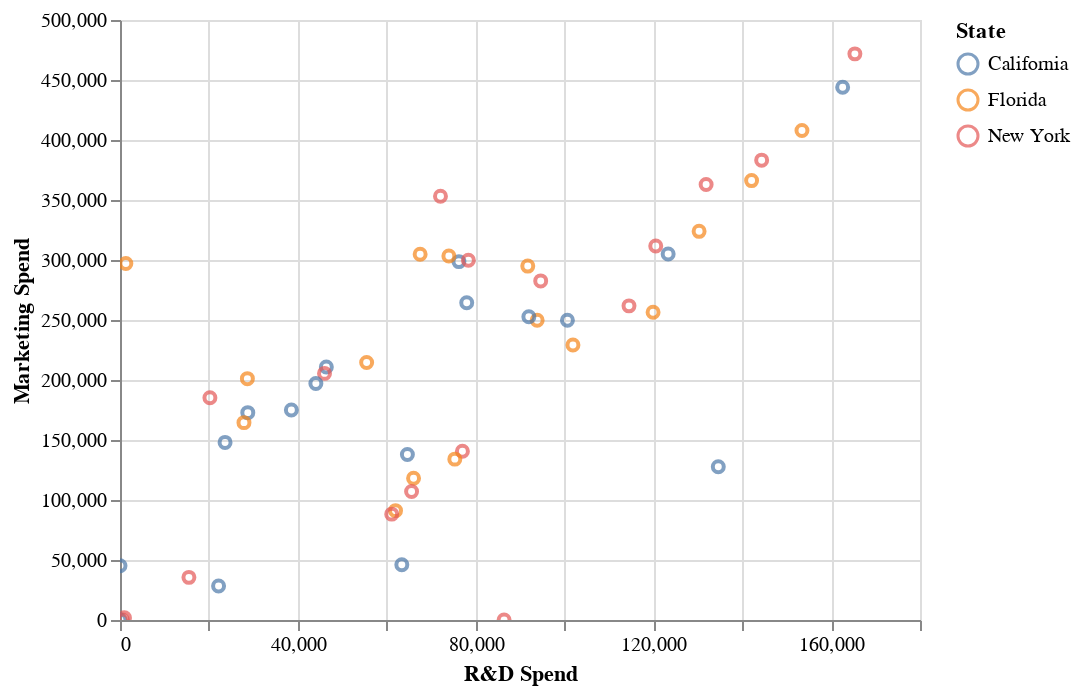

The notebook cell this image was saved under:
### Code cell
# plot the dataset with altair library (interactive), referencing dataframe column names (change column names to explore)
import altair as alt
alt.Chart(dataset).mark_point().encode(
  x='R&D Spend',
  y='Marketing Spend',
  color='State'
  ).interactive()

### Figure 1 — Vega-Lite specification as saved in the notebook (floating-point values rounded to 4 significant figures)
{"config": {"view": {"continuousWidth": 400, "continuousHeight": 300}}, "data": {"name": "data-672d59ba827f1ef530d822dfe2efbe6d"}, "mark": "point", "encoding": {"color": {"field": "State", "type": "nominal"}, "x": {"field": "R&D Spend", "type": "quantitative"}, "y": {"field": "Marketing Spend", "type": "quantitative"}}, "selection": {"selector001": {"type": "interval", "bind": "scales", "encodings": ["x", "y"]}}, "$schema": "https://vega.github.io/schema/vega-lite/v4.17.0.json", "datasets": {"data-672d59ba827f1ef530d822dfe2efbe6d": [{"R&D Spend": 165300.0, "Administration": 136900.0, "Marketing Spend": 471800.0, "State": "New York", "Profit": 192300.0}, {"R&D Spend": 162600.0, "Administration": 151400.0, "Marketing Spend": 443900.0, "State": "California", "Profit": 191800.0}, {"R&D Spend": 153400.0, "Administration": 101100.0, "Marketing Spend": 407900.0, "State": "Florida", "Profit": 191100.0}, {"R&D Spend": 144400.0, "Administration": 118700.0, "Marketing Spend": 383200.0, "State": "New York", "Profit": 182900.0}, {"R&D Spend": 142100.0, "Administration": 91390.0, "Marketing Spend": 366200.0, "State": "Florida", "Profit": 166200.0}, {"R&D Spend": 131900.0, "Administration": 99810.0, "Marketing Spend": 362900.0, "State": "New York", "Profit": 157000.0}, {"R&D Spend": 134600.0, "Administration": 147200.0, "Marketing Spend": 127700.0, "State": "California", "Profit": 156100.0}, {"R&D Spend": 130300.0, "Administration": 145500.0, "Marketing Spend": 323900.0, "State": "Florida", "Profit": 155800.0}, {"R&D Spend": 120500.0, "Administration": 148700.0, "Marketing Spend": 311600.0, "State": "New York", "Profit": 152200.0}, {"R&D Spend": 123300.0, "Administration": 108700.0, "Marketing Spend": 305000.0, "State": "California", "Profit": 149800.0}, {"R&D Spend": 101900.0, "Administration": 110600.0, "Marketing Spend": 229200.0, "State": "Florida", "Profit": 146100.0}, {"R&D Spend": 100700.0, "Administration": 91790.0, "Marketing Spend": 249700.0, "State": "California", "Profit": 144300.0}, {"R&D Spend": 93860.0, "Administration": 127300.0, "Marketing Spend": 249800.0, "State": "Florida", "Profit": 141600.0}, {"R&D Spend": 91990.0, "Administration": 135500.0, "Marketing Spend": 252700.0, "State": "California", "Profit": 134300.0}, {"R&D Spend": 119900.0, "Administration": 156500.0, "Marketing Spend": 256500.0, "State": "Florida", "Profit": 132600.0}, {"R&D Spend": 114500.0, "Administration": 122600.0, "Marketing Spend": 261800.0, "State": "New York", "Profit": 129900.0}, {"R&D Spend": 78010.0, "Administration": 121600.0, "Marketing Spend": 264300.0, "State": "California", "Profit": 127000.0}, {"R&D Spend": 94660.0, "Administration": 145100.0, "Marketing Spend": 282600.0, "State": "New York", "Profit": 125400.0}, {"R&D Spend": 91750.0, "Administration": 114200.0, "Marketing Spend": 294900.0, "State": "Florida", "Profit": 124300.0}, {"R&D Spend": 86420.0, "Administration": 153500.0, "Marketing Spend": 0.0, "State": "New York", "Profit": 122800.0}, {"R&D Spend": 76250.0, "Administration": 113900.0, "Marketing Spend": 298700.0, "State": "California", "Profit": 118500.0}, {"R&D Spend": 78390.0, "Administration": 153800.0, "Marketing Spend": 299700.0, "State": "New York", "Profit": 111300.0}, {"R&D Spend": 73990.0, "Administration": 122800.0, "Marketing Spend": 303300.0, "State": "Florida", "Profit": 110400.0}, {"R&D Spend": 67530.0, "Administration": 105800.0, "Marketing Spend": 304800.0, "State": "Florida", "Profit": 108700.0}, {"R&D Spend": 77040.0, "Administration": 99280.0, "Marketing Spend": 140600.0, "State": "New York", "Profit": 108600.0}, {"R&D Spend": 64660.0, "Administration": 139600.0, "Marketing Spend": 138000.0, "State": "California", "Profit": 107400.0}, {"R&D Spend": 75330.0, "Administration": 144100.0, "Marketing Spend": 134100.0, "State": "Florida", "Profit": 105700.0}, {"R&D Spend": 72110.0, "Administration": 127900.0, "Marketing Spend": 353200.0, "State": "New York", "Profit": 105000.0}, {"R&D Spend": 66050.0, "Administration": 182600.0, "Marketing Spend": 118100.0, "State": "Florida", "Profit": 103300.0}, {"R&D Spend": 65610.0, "Administration": 153000.0, "Marketing Spend": 107100.0, "State": "New York", "Profit": 101000.0}, {"R&D Spend": 61990.0, "Administration": 115600.0, "Marketing Spend": 91130.0, "State": "Florida", "Profit": 99940.0}, {"R&D Spend": 61140.0, "Administration": 152700.0, "Marketing Spend": 88220.0, "State": "New York", "Profit": 97480.0}, {"R&D Spend": 63410.0, "Administration": 129200.0, "Marketing Spend": 46090.0, "State": "California", "Profit": 97430.0}, {"R&D Spend": 55490.0, "Administration": 103100.0, "Marketing Spend": 214600.0, "State": "Florida", "Profit": 96780.0}, {"R&D Spend": 46430.0, "Administration": 157700.0, "Marketing Spend": 210800.0, "State": "California", "Profit": 96710.0}, {"R&D Spend": 46010.0, "Administration": 85050.0, "Marketing Spend": 205500.0, "State": "New York", "Profit": 96480.0}, {"R&D Spend": 28660.0, "Administration": 127100.0, "Marketing Spend": 201100.0, "State": "Florida", "Profit": 90710.0}, {"R&D Spend": 44070.0, "Administration": 51280.0, "Marketing Spend": 197000.0, "State": "California", "Profit": 89950.0}, {"R&D Spend": 20230.0, "Administration": 65950.0, "Marketing Spend": 185300.0, "State": "New York", "Profit": 81230.0}, {"R&D Spend": 38560.0, "Administration": 82980.0, "Marketing Spend": 175000.0, "State": "California", "Profit": 81010.0}, {"R&D Spend": 28750.0, "Administration": 118500.0, "Marketing Spend": 172800.0, "State": "California", "Profit": 78240.0}, {"R&D Spend": 27890.0, "Administration": 84710.0, "Marketing Spend": 164500.0, "State": "Florida", "Profit": 77800.0}, {"R&D Spend": 23640.0, "Administration": 96190.0, "Marketing Spend": 148000.0, "State": "California", "Profit": 71500.0}, {"R&D Spend": 15510.0, "Administration": 127400.0, "Marketing Spend": 35530.0, "State": "New York", "Profit": 69760.0}, {"R&D Spend": 22180.0, "Administration": 154800.0, "Marketing Spend": 28330.0, "State": "California", "Profit": 65200.0}, {"R&D Spend": 1000.0, "Administration": 124200.0, "Marketing Spend": 1904.0, "State": "New York", "Profit": 64930.0}, {"R&D Spend": 1315.0, "Administration": 115800.0, "Marketing Spend": 297100.0, "State": "Florida", "Profit": 49490.0}, {"R&D Spend": 0.0, "Administration": 135400.0, "Marketing Spend": 0.0, "State": "California", "Profit": 42560.0}, {"R&D Spend": 542.0, "Administration": 51740.0, "Marketing Spend": 0.0, "State": "New York", "Profit": 35670.0}, {"R&D Spend": 0.0, "Administration": 117000.0, "Marketing Spend": 45170.0, "State": "California", "Profit": 14680.0}]}}
